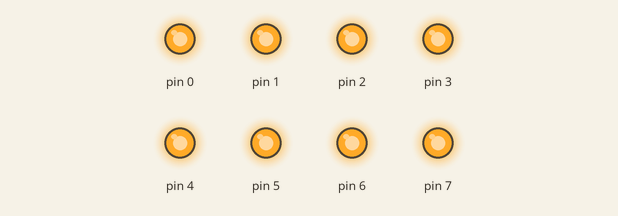
Recording of a sketch running on a simulated Arduino Uno, built with avr-gcc and run on an emulated ATmega328P. On the bench: output pins drawn as LEDs (lit = HIGH).

Above: at 0.6 s.
At 2.05 s:
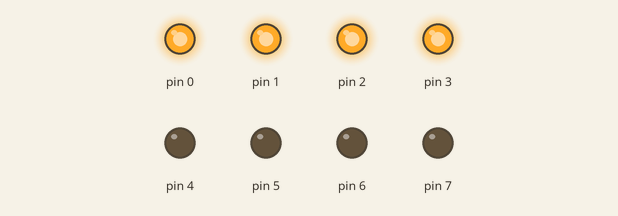
At 3.65 s:
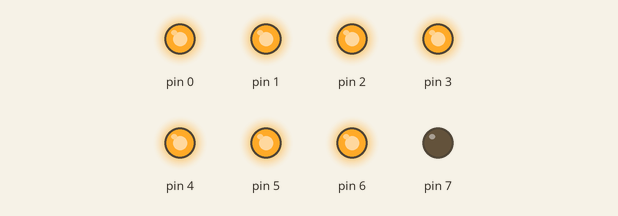
At 6.35 s:
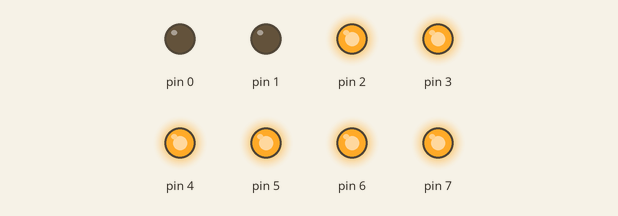
At 9.15 s:
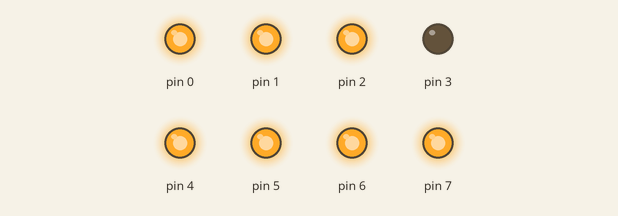
At 12.0 s:
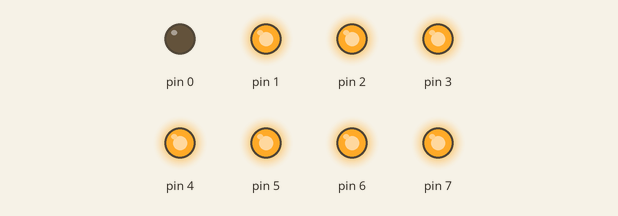
Timing chart, 0 to 16.0 s (numbered marks = the images above):
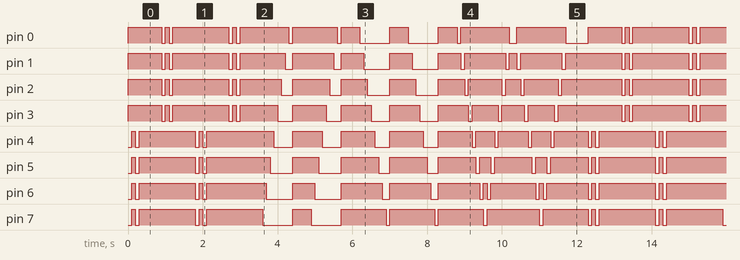

The sketch:

LED.ino
```cpp
void setup() {
  	DDRD = B11111111;
}

void loop() {
//Mode 1
	for (int i = 0; i < 2; i++) {
		for (int i = 0; i < 2; i++) {
      		PORTD = B00001111;
      		delay(100);
      		PORTD = B11111111;
      		delay(100);
    		}
    		delay(500);

    		for (int i = 0; i < 2; i++) {
      		PORTD = B11110000;
      		delay(100);
      		PORTD = B11111111;
      		delay(100);
    		}
    		delay(500);
	}

//Mode_2
  	for (int i = 0; i < 2; i++) {
    		int Data = B01111111;

		for (int i = 0; i < 8; i++) {
      		PORTD = Data;
			Data = Data >> 1;
			delay(100);
		}
		PORTD = B11111111;
		delay(500);
	}

//Mode_3
  	for (int i = 0; i < 2; i++) {
    		int Data = B11111110;

		for (int i = 0; i < 8; i++) {
      		PORTD = Data;
			Data = Data << 1;
			delay(100);
		}
		PORTD = B11111111;
		delay(500);
	}

//Mode_4
	for (int i = 0; i < 2; i++) {
		PORTD = B11111110;
		delay(100);
		PORTD = B11111101;
		delay(100);
		PORTD = B11111011;
		delay(100);
		PORTD = B11110111;
		delay(100);
		PORTD = B11101111;
		delay(100);
		PORTD = B11011111;
		delay(100);
		PORTD = B10111111;
		delay(100);
		PORTD = B01111111;
		delay(100);

		PORTD = B10111111;
		delay(100);
		PORTD = B11011111;
		delay(100);
		PORTD = B11101111;
		delay(100);
		PORTD = B11110111;
		delay(100);
		PORTD = B11111011;
		delay(100);
		PORTD = B11111101;
		delay(100);
		PORTD = B11111110;
		delay(100);
	}
	delay(500);
}
```

Measured:
- by itself, pin 0–6: moves between LOW and HIGH, repeating every 12.3 s
- by itself, pin 7: repeats every 12.3 s: LOW 0.10 s, HIGH 1.5 s, LOW 0.10 s, HIGH 0.10 s, LOW 0.10 s, HIGH 1.5 s, LOW 0.80 s, HIGH 0.50 s, LOW 0.80 s, 3 × (HIGH 1.2 s, LOW 0.10 s), HIGH 1.4 s, LOW 0.10 s, HIGH 1.2 s, LOW 0.10 s, HIGH 0.10 s
- by itself, everything shown: repeats every 12.3 s, in 81 steps
